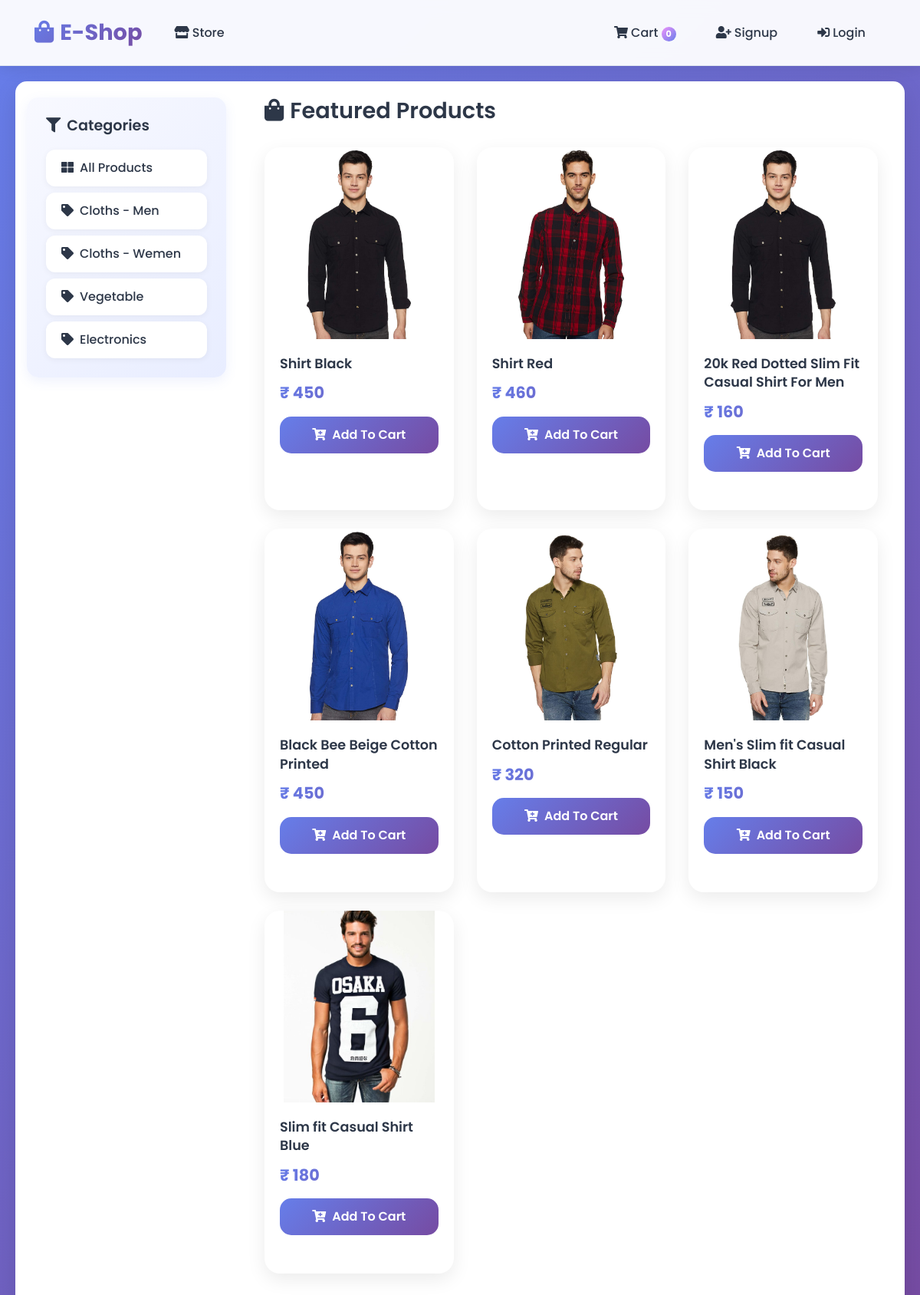
/store?category=1, run on the app's committed database.
### store/models/category.py (models this page shows, shortened)
class Category(models.Model):
    name = models.CharField(max_length=20)
    @staticmethod
    def get_all_categories():
        return Category.objects.all()

### store/models/product.py (models this page shows, shortened)
class Product(models.Model):
    name = models.CharField(max_length=50)
    price = models.IntegerField(default=0)
    category = models.ForeignKey(Category, on_delete=models.CASCADE, default=1)
    description = models.CharField(max_length=200, default='' , null=True , blank=True)
    image = models.ImageField(upload_to='uploads/products/')
    @staticmethod
    def get_all_products_by_categoryid(category_id):
        if category_id:
            return Product.objects.filter(category = category_id)
        else:
            return Product.get_all_products();

### store/views/home.py (the view)
# urls.py: path('' , include('store.urls'))
def store(request):
    cart = request.session.get('cart')
    if not cart:
        request.session['cart'] = {}
    products = None
    categories = Category.get_all_categories()
    categoryID = request.GET.get('category')
    if categoryID:
        products = Product.get_all_products_by_categoryid(categoryID)
    else:
        products = Product.get_all_products();
    data = {}
    data['products'] = products
    data['categories'] = categories
    print('you are : ', request.session.get('email'))
    return render(request, 'index.html', data)

### store/templatetags/cart.py (called while the page is built)
@register.filter(name='is_in_cart')
def is_in_cart(product  , cart):
    keys = cart.keys()
    for id in keys:
        if int(id) == product.id:
            return True
    return False;

### store/templatetags/custom_filter.py (called while the page is built)
@register.filter(name='currency')
def currency(number):
    return "₹ "+str(number)

### store/templates/index.html (shortened to what this page needs)
{% extends 'base.html' %}
{% block content %}
{% load cart %}
{% load custom_filter %}
<div class="container-fluid">
  <div class="row">
    <div class="col-12">
    </div>
    <div class="col-lg-3">
      <div class="category-sidebar">
        <h3 class="category-title">
          <i class="fas fa-filter mr-2"></i>Categories
        </h3>
        <div class="list-group category-list">
          <a href="/" class="list-group-item list-group-item-action category-item">
            <i class="fas fa-th-large mr-2"></i>All Products
          </a>
          {% for category in categories %}
          <a href="/?category={{category.id}}" class="list-group-item list-group-item-action category-item">
            <i class="fas fa-tag mr-2"></i>{{category.name}}
          </a>
          {% endfor %}
        </div>
      </div>
    </div>
    <div class="col-lg-9">
      <div class="products-section">
        <h2 class="section-title">
          <i class="fas fa-shopping-bag mr-2"></i>Featured Products
        </h2>
        <div class="row" id="products">
          {% for product in products %}
          <div class="col-xl-4 col-md-6 col-sm-12 mb-4">
            <div class="card product-card" id="{{product.id}}">
              <div style=" height: 250px;">
                <img class="product-image" src="{{product.image.url}}" alt="{{product.name}}">
              </div>
              <div class="product-info">
                <h5 class="product-name">{{product.name}}</h5>
                <p class="product-price">{{product.price|currency}}</p>
                <div class="cart-footer">
                  {% if product|is_in_cart:request.session.cart %}
                  <div class="cart-controls">
                    <div class="row align-items-center">
                      <div class="col-3">
                        <form action="/#{{product.id}}" method="post">
                          {% csrf_token %}
                          <input hidden type="text" name='product' value='{{product.id}}'>
                          <input hidden type="text" name='remove' value='True'>
                          <button type="submit" class="cart-btn cart-btn-minus">
                            <i class="fas fa-minus"></i>
                          </button>
                        </form>
                      </div>
                      <div class="col-6 cart-quantity">
                        <i class="fas fa-shopping-cart mr-1"></i>
                        {{product|cart_quantity:request.session.cart}} in Cart
                      </div>
                      <div class="col-3">
                        <form action="/#{{product.id}}" method="post">
                          {% csrf_token %}
                          <input hidden type="text" name='product' value='{{product.id}}'>
                          <button type="submit" class="cart-btn cart-btn-plus">
                            <i class="fas fa-plus"></i>
                          </button>
                        </form>
                      </div>
                    </div>
                  </div>
                  {% else %}
                  <form action="/#{{product.id}}" method="POST">
                    <button type="submit" class="add-to-cart-btn">
                      <i class="fas fa-cart-plus mr-2"></i>Add To Cart
                    </button>
                  </form>
                  {% endif %}
                </div>
              </div>
            </div>
          </div>
          {% endfor %}
        </div>
      </div>
    </div>
  </div>
</div>
{% endblock %}

### store/templates/base.html (style rules this page uses)
:root { --primary-color: #667eea; --secondary-color: #764ba2; --accent-color: #f093fb; --text-dark: #2d3748; --text-light: #718096; --bg-light: #f7fafc; --border-color: #e2e8f0; --success-color: #48bb78; --danger-color: #f56565; --warning-color: #ed8936; }
* { font-family: 'Poppins', sans-serif; }
body { background: linear-gradient(135deg, #667eea 0%, #764ba2 100%); background-attachment: fixed; min-height: 100vh; }
.card { transition: all 0.3s ease; border: none; border-radius: 15px; overflow: hidden; }

### store/templates/index.html (style rules this page uses)
.category-sidebar { background: linear-gradient(135deg, #f8f9ff 0%, #e8edff 100%); border-radius: 15px; padding: 25px; margin: 20px 0; box-shadow: 0 5px 15px rgba(102, 126, 234, 0.1); }
.category-title { font-weight: 600; color: var(--text-dark); margin-bottom: 20px; font-size: 1.2rem; }
.category-list { border: none; }
.category-item { border: none !important; border-radius: 12px !important; margin-bottom: 8px; font-weight: 500; color: var(--text-dark); background: white; transition: all 0.3s ease; box-shadow: 0 2px 8px rgba(0,0,0,0.05); }
.products-section { padding: 20px; }
.section-title { font-weight: 600; color: var(--text-dark); margin-bottom: 30px; font-size: 1.8rem; }
.product-card { border: none; border-radius: 20px; overflow: hidden; background: white; box-shadow: 0 8px 25px rgba(0,0,0,0.08); transition: all 0.4s ease; margin-bottom: 30px; height: 100%; }
.product-image { height: 250px; object-fit: contain; width: 100%; transition: all 0.3s ease; border-radius: 20px; }
.product-info { padding: 20px; }
.product-name { font-weight: 600; color: var(--text-dark); margin-bottom: 10px; font-size: 1.1rem; line-height: 1.4; }
.product-price { font-weight: 700; font-size: 1.3rem; background: linear-gradient(135deg, var(--primary-color), var(--secondary-color)); -webkit-background-clip: text; -webkit-text-fill-color: transparent; background-clip: text; margin-bottom: 15px; }
.add-to-cart-btn { background: linear-gradient(135deg, var(--primary-color), var(--secondary-color)); color: white; border: none; border-radius: 15px; padding: 12px 20px; font-weight: 600; width: 100%; transition: all 0.3s ease; }

### data on the page
Category: name "Cloths - Men"
Category: name "Cloths - Wemen"
Category: name "Vegetable"
Category: name "Electronics"
Product: image (picture), name "Shirt Black", price "₹ 450"
Product: image (picture), name "Shirt Red", price "₹ 460"
Product: image (picture), name "20k Red Dotted Slim Fit Casual Shirt For Men", price "₹ 160"
Product: image (picture), name "Black Bee Beige Cotton Printed", price "₹ 450"
Product: image (picture), name "Cotton Printed Regular", price "₹ 320"
Product: image (picture), name "Men's Slim fit Casual Shirt Black", price "₹ 150"
Product: image (picture), name "Slim fit Casual Shirt Blue", price "₹ 180"

### other printed values
{{ request.session.cart.keys|length }} "0"
